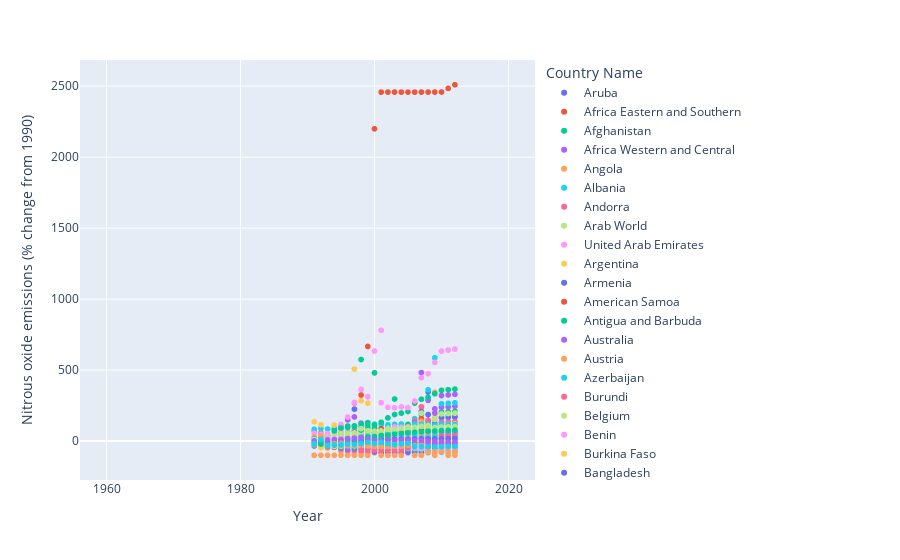

The notebook cell this image was saved under:
### Code cell
fig = px.scatter(df_raw_worldbank_transposed,
                 x="Year", 
                 y="Nitrous oxide emissions (% change from 1990)", 
                 color='Country Name')
fig.show()
